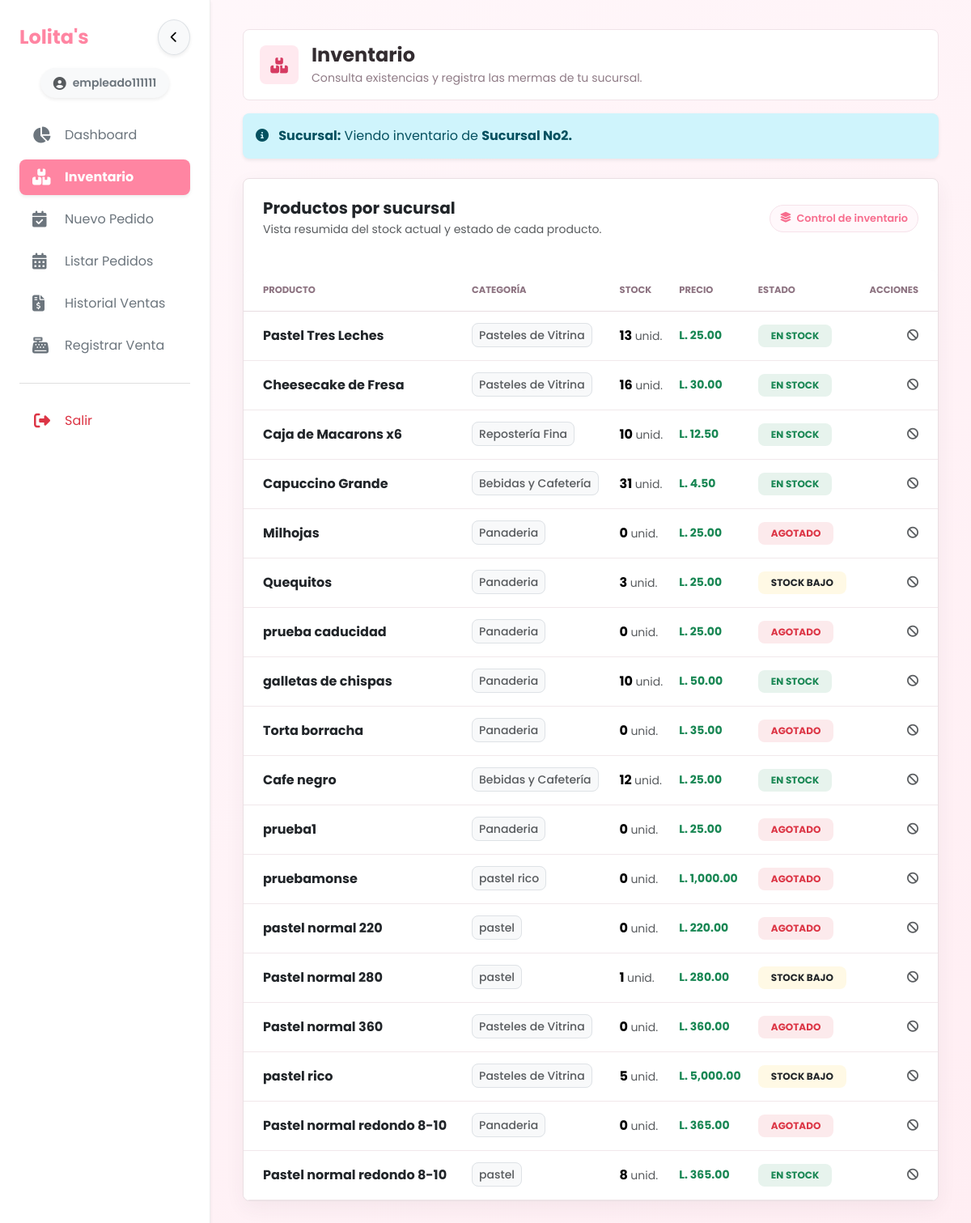
Screenshot of /index.php?view=inventario (signed in) with the database file from the repository.
### tables this page shows
CREATE TABLE `productos` (
  `id_producto` int NOT NULL AUTO_INCREMENT,
  `id_categoria` int DEFAULT NULL,
  `nombre_producto` varchar(100) NOT NULL,
  `descripcion` text,
  `precio_base` decimal(10,2) NOT NULL,
  `imagen_url` varchar(255) DEFAULT NULL,
  `dias_vida_util` int DEFAULT '0',
  `estado` enum('Activo','Inactivo') NOT NULL DEFAULT 'Activo',
  PRIMARY KEY (`id_producto`),
  KEY `id_categoria` (`id_categoria`),
  KEY `idx_productos_estado_nombre` (`estado`,`nombre_producto`),
  CONSTRAINT `productos_ibfk_1` FOREIGN KEY (`id_categoria`) REFERENCES `categorias` (`id_categoria`) ON DELETE SET NULL
);

CREATE TABLE `categorias` (
  `id_categoria` int NOT NULL AUTO_INCREMENT,
  `nombre_categoria` varchar(50) NOT NULL,
  `estado` enum('Activo','Inactivo') NOT NULL DEFAULT 'Activo',
  PRIMARY KEY (`id_categoria`),
  UNIQUE KEY `uq_categorias_nombre` (`nombre_categoria`)
);

### app/Security/Auth.php (called while the page is built, shortened)
<?php
final class Auth
{
    public static function hasPermission(string $permission): bool
    {
        $role = (int) ($_SESSION['id_rol'] ?? 0);
        if ($role === self::EMPLOYEE && in_array($permission, ['inventory.adjust', 'orders.finish'], true)) return false;
        $permissions = isset($_SESSION['permissions']) && is_array($_SESSION['permissions'])
            ? $_SESSION['permissions']
            : (self::ROLE_PERMISSIONS[$role] ?? []);
        return in_array('*', $permissions, true) || in_array($permission, $permissions, true);
    }
    public static function canAccessBranch(int $branchId, ?string $permission = null): bool
    {
        if ($permission !== null && !self::hasPermission($permission)) return false;
        return in_array($branchId, self::sessionBranches(), true);
    }
    private static function sessionBranches(): array
    {
        $branches = array_map('intval', $_SESSION['sucursales'] ?? []);
        $singleBranch = (int) ($_SESSION['id_sucursal'] ?? 0);
        if ($singleBranch > 0) $branches[] = $singleBranch;
        return array_values(array_unique(array_filter($branches, static fn (int $id): bool => $id > 0)));
    }
}

### app/models/Producto.php (called while the page is built, shortened)
<?php
class Producto {
    private $conn;
    public function __construct($db) {
        $this->conn = $db;
    }
    public function obtenerPorSucursal($id_sucursal) {
        $query = "SELECT
                    p.id_producto, i.id_sucursal, p.nombre_producto, p.precio_base, p.dias_vida_util, p.estado,
                    c.nombre_categoria,
                    SUM(CASE WHEN i.fecha_caducidad IS NULL OR i.fecha_caducidad >= CURRENT_DATE THEN i.stock_actual ELSE 0 END) as stock_actual,
                    SUM(CASE WHEN i.fecha_caducidad < CURRENT_DATE THEN i.stock_actual ELSE 0 END) as stock_vencido,
                    MAX(i.stock_minimo) as stock_minimo,
                    s.nombre_sucursal
                FROM inventario i
                INNER JOIN productos p ON i.id_producto = p.id_producto
                INNER JOIN categorias c ON p.id_categoria = c.id_categoria
                INNER JOIN sucursales s ON i.id_sucursal = s.id_sucursal
                WHERE i.id_sucursal = :id_sucursal
                GROUP BY p.id_producto, i.id_sucursal, p.nombre_producto, p.precio_base, p.dias_vida_util, p.estado, c.nombre_categoria, s.nombre_sucursal";
        $stmt = $this->conn->prepare($query);
        $stmt->bindValue(':id_sucursal', (int)$id_sucursal, PDO::PARAM_INT);
        $stmt->execute();
        return $stmt->fetchAll(PDO::FETCH_ASSOC);
    }
}
?>

### app/Services/InventarioPageService.php (called while the page is built, shortened)
<?php
final class InventarioPageService
{
    public function data(?int $requestedBranch): array
    {
        require_once dirname(__DIR__) . '/models/Producto.php';
        $role = (int) ($_SESSION['id_rol'] ?? 0);
        $userBranch = (int) ($_SESSION['id_sucursal'] ?? 0);
        $allowed = Auth::allowedBranches('inventory.view');
        $branches = $this->branches($allowed);
        $branchId = $role === Auth::EMPLOYEE ? $userBranch : $requestedBranch;
        $products = $branchId ? (new \Producto($this->db))->obtenerPorSucursal($branchId) : [];
        $categories = $this->db->query('SELECT id_categoria, nombre_categoria FROM categorias ORDER BY nombre_categoria')->fetchAll();
        $branchName = 'No asignada';
        if ($userBranch > 0) {
            $stmt = $this->db->prepare('SELECT nombre_sucursal FROM sucursales WHERE id_sucursal = ?');
            $stmt->execute([$userBranch]);
            $branchName = (string) ($stmt->fetchColumn() ?: $branchName);
        }
        return [
            'categorias' => $categories,
            'sucursales_modal' => $branches,
            'sucursales' => $branches,
            'id_rol' => $role,
            'id_sucursal_user' => $userBranch ?: null,
            'nombre_sucursal_user' => $branchName,
            'id_sucursal_filtro' => $branchId,
            'productos' => $products,
        ];
    }
    private function branches(?array $allowed): array
    {
        $holders = implode(',', array_fill(0, count($allowed), '?'));
        $stmt = $this->db->prepare("SELECT id_sucursal, nombre_sucursal FROM sucursales WHERE id_sucursal IN ($holders) ORDER BY nombre_sucursal");
        $stmt->execute($allowed);
        return $stmt->fetchAll();
    }
}

### views/inventario/listar.php (the view, shortened to what this page needs)
<div class="container-fluid app-page p-2 p-md-4">
    <header class="app-page-header">
        <div class="app-page-header__main">
            <span class="app-page-header__icon" aria-hidden="true"><i class="fa-solid fa-boxes-stacked"></i></span>
            <div class="app-page-header__copy">
                <h2 class="app-page-header__title">Inventario</h2>
                <p class="app-page-header__subtitle">
                    <?= \App\Security\Auth::hasPermission('inventory.adjust')
                        ? 'Consulta, abastece y registra productos de forma rápida y ordenada.'
                        : 'Consulta existencias y registra las mermas de tu sucursal.' ?>
                </p>
            </div>
        </div>
    </header>
    <?php if ($id_rol !== \App\Security\Auth::EMPLOYEE): ?>
    <div class="inventory-branch-filter mb-4">
        <label class="inventory-branch-filter__label" for="inventoryBranch">
            <i class="fa-solid fa-store" aria-hidden="true"></i>
            Sucursal
        </label>
        <div class="inventory-branch-filter__control">
            <select id="inventoryBranch" class="form-select" aria-describedby="inventoryBranchHelp" onchange="location.href='index.php?view=inventario&sucursal_id=' + encodeURIComponent(this.value)">
                <option value="">-- Selecciona una sucursal --</option>
                <?php foreach($sucursales as $s): ?>
                    <option value="<?= $s['id_sucursal'] ?>" <?= ($id_sucursal_filtro == $s['id_sucursal']) ? 'selected' : '' ?>>
                        <?= e($s['nombre_sucursal']) ?>
                    </option>
                <?php endforeach; ?>
            </select>
        </div>
        <span id="inventoryBranchHelp" class="visually-hidden">Filtra los productos por sucursal.</span>
    </div>
    <?php else: ?>
    <div class="row mb-4">
        <div class="col-12">
            <div class="alert alert-info border-0 rounded-4 shadow-sm mb-0">
                <i class="fa-solid fa-info-circle me-2"></i>
                <strong>Sucursal:</strong> Viendo inventario de <span class="fw-bold"><?= htmlspecialchars($nombre_sucursal_user) ?></span>
            </div>
        </div>
    </div>
    <?php endif; ?>
    <div class="card app-panel overflow-hidden">
        <div class="card-body p-3 p-md-4">
            <div class="d-flex flex-column flex-md-row justify-content-between align-items-start align-items-md-center gap-2 mb-3">
                <div>
                    <h5 class="fw-bold mb-1">Productos por sucursal</h5>
                    <p class="text-muted small mb-0">Vista resumida del stock actual y estado de cada producto.</p>
                </div>
                <div class="chip-pill">
                    <i class="fa-solid fa-layer-group"></i> Control de inventario
                </div>
            </div>
        </div>
        <div class="table-responsive">
            <table class="table table-hover align-middle mb-0 mobile-card-table inventory-main-table">
                <thead class="bg-light text-muted small text-uppercase">
                    <tr>
                        <th class="ps-4 py-3">Producto</th>
                        <th class="d-none d-lg-table-cell py-3">Categoría</th>
                        <th class="py-3">Stock</th>
                        <th class="py-3">Precio</th>
                        <th class="d-none d-md-table-cell py-3">Estado</th>
                        <th class="text-end pe-4 py-3">Acciones</th>
                    </tr>
                </thead>
                <tbody>
                    <?php if (empty($productos)): ?>
                    <tr>
                        <td colspan="6" class="text-center py-5 text-muted">
                            <div class="mb-3 display-5 opacity-50">
                                <i class="fa-solid fa-box-open"></i>
                            </div>
                            <h5 class="fw-bold mb-1">Sin productos</h5>
                            <p class="small mb-0">No hay productos registrados en esta sucursal.</p>
                        </td>
                    </tr>
                    <?php else: ?>
                    <?php foreach($productos as $p): ?>
                    <tr>
                        <td class="ps-4 py-3" data-label="Producto">
                            <div class="fw-bold text-dark"><?= htmlspecialchars($p['nombre_producto']); ?></div>
                        </td>
                        <td class="d-none d-lg-table-cell text-muted small fw-medium py-3" data-label="Categoría">
                            <span class="bg-light px-2 py-1 rounded-3 border">
                                <?= htmlspecialchars($p['nombre_categoria']); ?>
                            </span>
                        </td>
                        <td class="py-3" data-label="Stock">
                            <div class="fw-bold fs-6"><?= $p['stock_actual']; ?> <small class="text-muted fw-normal">unid.</small></div>
                        </td>
                        <td class="small fw-bold text-success py-3" data-label="Precio">L. <?= number_format($p['precio_base'], 2); ?></td>
                        <td class="d-none d-md-table-cell py-3" data-label="Estado">
                            <?php if($p['stock_actual'] <= 0): ?>
                                <span class="badge bg-danger bg-opacity-10 text-danger rounded-pill px-3 py-2 fw-bold">AGOTADO</span>
                            <?php elseif($p['stock_actual'] <= $p['stock_minimo']): ?>
                                <span class="badge bg-warning bg-opacity-10 text-warning rounded-pill px-3 py-2 fw-bold text-dark">STOCK BAJO</span>
                            <?php else: ?>
                                <span class="badge bg-success bg-opacity-10 text-success rounded-pill px-3 py-2 fw-bold">EN STOCK</span>
                            <?php endif; ?>
                        </td>
                        <td class="text-end pe-4 py-3" data-label="Acciones">
                            <div class="d-flex justify-content-end gap-2">
                                <?php if (!\App\Security\Auth::canAccessBranch((int) $p['id_sucursal'], 'inventory.adjust') && !\App\Security\Auth::canAccessBranch((int) $p['id_sucursal'], 'inventory.waste')): ?>
                                    <span class="text-muted small"><i class="fa-solid fa-ban"></i></span>
                                <?php endif; ?>
                            </div>
                        </td>
                    </tr>
                    <?php endforeach; ?>
                    <?php endif; ?>
                </tbody>
            </table>
        </div>
    </div>
</div>
<link rel="stylesheet" href="css/views/inventario.css?v=<?= filemtime(__DIR__ . '/../../public/css/views/inventario.css') ?>">

### public/css/estilos.css (style rules this page uses)
:root { --primary-color: #ff85a2; --primary-dark: #f76d8e; --soft-bg: #fff8fb; --text-color: #40353d; --muted-color: #8f7b86; --border-color: #f6e2ea; }
* { box-sizing: border-box; }
body { font-family: 'Poppins', sans-serif; background: linear-gradient(135deg, #fff8fb 0%, #ffeef3 100%); color: var(--text-color); overflow-x: hidden; }
.section-card, .card, .modal-content, .table-responsive, .offcanvas { border-radius: 0.5rem !important; }
.section-card, .card { box-shadow: 0 12px 32px rgba(255, 133, 162, 0.08) !important; border: 1px solid rgba(255, 133, 162, 0.08); }
.table { border-collapse: separate; border-spacing: 0; }
.table thead th { font-size: 0.72rem; letter-spacing: 0.08em; text-transform: uppercase; color: #8c7280; }
.table td, .table th { vertical-align: middle; }
.chip-pill { display: inline-flex; align-items: center; gap: 0.4rem; padding: 0.4rem 0.75rem; border-radius: 999px; background: #fff8fb; color: var(--primary-dark); border: 1px solid var(--border-color); font-weight: 600; font-size: 0.8rem; }

### public/css/components.css (style rules this page uses)
.app-page { width: 100%; max-width: 1720px; margin-inline: auto; }
.app-page-header { display: flex; align-items: center; justify-content: space-between; gap: 1rem; padding: 1rem 1.25rem; margin-bottom: 1rem; border: 1px solid #f0e3e8; border-radius: 8px; background: #fff; }
.app-page-header__main { display: flex; align-items: center; gap: 1rem; min-width: 0; }
.app-page-header__icon { display: inline-flex; flex: 0 0 48px; align-items: center; justify-content: center; width: 48px; height: 48px; border-radius: 8px; color: #d63b62; background: #ffe9ef; font-size: 1.2rem; }
.app-page-header__copy { min-width: 0; }
.app-page-header__title { margin: 0 0 0.2rem; color: #332c30; font-size: clamp(1.25rem, 2vw, 1.75rem); font-weight: 700; line-height: 1.25; }
.app-page-header__subtitle { margin: 0; color: var(--muted-color); font-size: 0.88rem; }
.app-panel, .app-toolbar, .app-page > .card, .app-page > form > .card { border: 1px solid #eadfe3 !important; border-radius: 8px !important; background: #fff !important; box-shadow: 0 8px 24px rgba(67, 54, 61, 0.06) !important; }
.app-page .table-responsive { border-color: #eadfe3 !important; border-radius: 8px !important; background: #fff; }
.app-page .table thead, .app-page .table thead.bg-dark, .app-page .table thead.bg-light { color: #8d7a84 !important; background: #faf8f9 !important; }
.app-page .table thead th { border-bottom-color: #e8dde1; letter-spacing: 0; }
.app-page .table tbody td, .app-page .table tbody th { border-bottom-color: #f1e8eb; }
.app-page .alert { border-radius: 8px !important; }
.app-page .rounded-4 { border-radius: 8px !important; }

### rows the page displays
productos: nombre_producto "Pastel Tres Leches", id_categoria.nombre_categoria "Pasteles de Vitrina", stock_actual "13", precio_base "25.00", shows "EN STOCK"
productos: nombre_producto "Cheesecake de Fresa", id_categoria.nombre_categoria "Pasteles de Vitrina", stock_actual "16", precio_base "30.00", shows "EN STOCK"
productos: nombre_producto "Caja de Macarons x6", id_categoria.nombre_categoria "Repostería Fina", stock_actual "10", precio_base "12.50", shows "EN STOCK"
productos: nombre_producto "Capuccino Grande", id_categoria.nombre_categoria "Bebidas y Cafetería", stock_actual "31", precio_base "4.50", shows "EN STOCK"
productos: nombre_producto "Milhojas", id_categoria.nombre_categoria "Panaderia", stock_actual "0", precio_base "25.00", shows "AGOTADO"
productos: nombre_producto "Quequitos", id_categoria.nombre_categoria "Panaderia", stock_actual "3", precio_base "25.00", shows "STOCK BAJO"
productos: nombre_producto "prueba caducidad", id_categoria.nombre_categoria "Panaderia", stock_actual "0", precio_base "25.00", shows "AGOTADO"
productos: nombre_producto "galletas de chispas", id_categoria.nombre_categoria "Panaderia", stock_actual "10", precio_base "50.00", shows "EN STOCK"
productos: nombre_producto "Torta borracha", id_categoria.nombre_categoria "Panaderia", stock_actual "0", precio_base "35.00", shows "AGOTADO"
productos: nombre_producto "Cafe negro", id_categoria.nombre_categoria "Bebidas y Cafetería", stock_actual "12", precio_base "25.00", shows "EN STOCK"
productos: nombre_producto "prueba1", id_categoria.nombre_categoria "Panaderia", stock_actual "0", precio_base "25.00", shows "AGOTADO"
productos: nombre_producto "pruebamonse", id_categoria.nombre_categoria "pastel rico", stock_actual "0", precio_base "1,000.00", shows "AGOTADO"
productos: nombre_producto "pastel normal 220", id_categoria.nombre_categoria "pastel", stock_actual "0", precio_base "220.00", shows "AGOTADO"
productos: nombre_producto "Pastel normal 280", id_categoria.nombre_categoria "pastel", stock_actual "1", precio_base "280.00", shows "STOCK BAJO"
productos: nombre_producto "Pastel normal 360", id_categoria.nombre_categoria "Pasteles de Vitrina", stock_actual "0", precio_base "360.00", shows "AGOTADO"
productos: nombre_producto "pastel rico", id_categoria.nombre_categoria "Pasteles de Vitrina", stock_actual "5", precio_base "5,000.00", shows "STOCK BAJO"
productos: nombre_producto "Pastel normal redondo 8-10", id_categoria.nombre_categoria "Panaderia", stock_actual "0", precio_base "365.00", shows "AGOTADO"
productos: nombre_producto "Pastel normal redondo 8-10", id_categoria.nombre_categoria "pastel", stock_actual "8", precio_base "365.00", shows "EN STOCK"

### other values shown
$_SESSION['username'] "empleado111111"
$nombre_sucursal_user "Sucursal No2."
